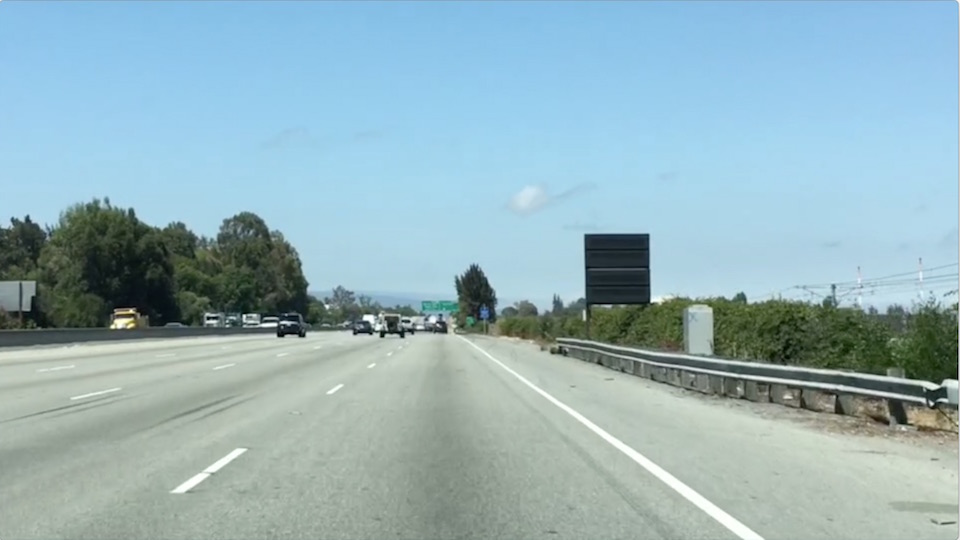
#> input picture test.jpg, 960 x 540 px
$ jupyter execute P0_Level1.ipynb   (shell and % lines are left out)   (text cells are left out)
#> lines starting #> are read from the running program, lines starting #| are printed output that depends on the picture; after the words box and inside, x2 and y2 are one past the last pixel; in counts of white or black regions, pixels touching at a corner belong together; pictures that were not available may be replaced by others from this repository, and a replacement may not be noted
[cell 1]
import matplotlib.pyplot as plt
import matplotlib.image as mpimg
import numpy as np
import cv2

[cell 2]
image = mpimg.imread('test.jpg')
#> image is the input picture: shape (540, 960, 3); mean R, G, B 149.4, 178.9, 186.3
print('This image is: ',type(image), 'with dimesions:', image.shape)
#| This image is:  <class 'numpy.ndarray'> with dimesions: (540, 960, 3)
plt.imshow(image)
fig = plt.gcf()
fig.canvas.manager.window.raise_()

[cell 3]
def colorSelect(image, white_low, white_high):
    lower_white = np.array(white_low, dtype=np.uint8)
    upper_white = np.array(white_high, dtype=np.uint8)
    selected = cv2.inRange(image, lower_white, upper_white)
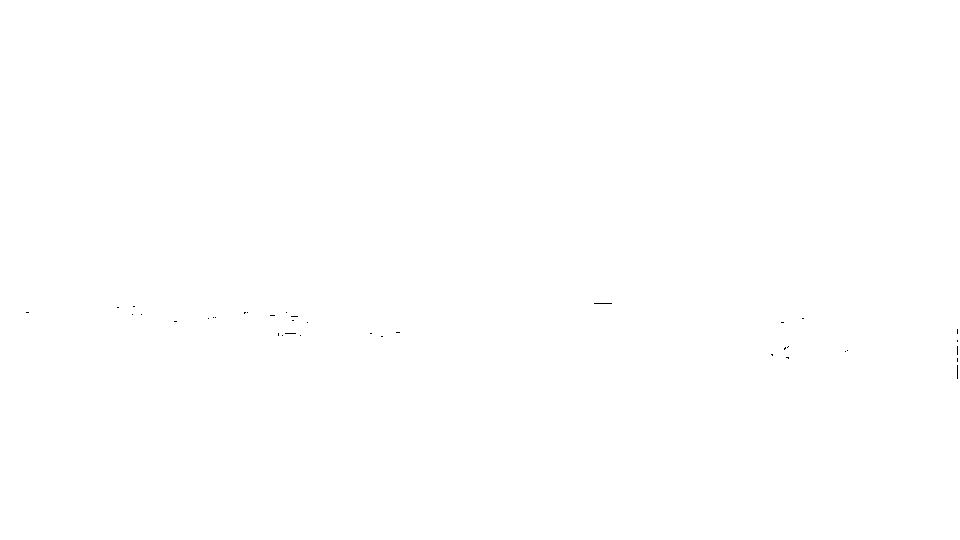
#> selected: shape (540, 960); 100% white; black in thin lines or dots, all inside (x1, y1, x2, y2) = (26, 303, 958, 379)
    return selected

lowWhiteThreshold = [1, 1, 1]
highWhiteThreshold = [255, 255, 255]
cselect = colorSelect(image, lowWhiteThreshold, highWhiteThreshold)
#cv2.imwrite('color_selected.jpg', cselect)
plt.imshow(cselect, cmap='Greys_r')
fig = plt.gcf()
fig.canvas.manager.window.raise_()

[cell 4]
def houghLinesP(imageCopy, cselected, rho, theta, threshold, minLineLength, maxLineGap):
#> called with rho = 1, theta = 0.0175, threshold = 1, minLineLength = 10, maxLineGap = 3
    lines = cv2.HoughLinesP(cselected, rho, theta, threshold, np.array([]),
                            minLineLength, maxLineGap)
#> lines = 960 rows, first 6: [166, 539, 166, 0], [915, 539, 915, 0], [373, 539, 373, 0], [603, 539, 603, 0], [771, 539, 771, 0], [376, 539, 376, 0]
    drawLane(imageCopy, lines)
    return lines, imageCopy

def drawLane(image, lines):
    if lines is not None:
        for line in lines:
            for x1,y1,x2,y2 in line:
                 cv2.line(image,(x1,y1),(x2,y2),(200,0,0),2)
#> this loop made 960 passes
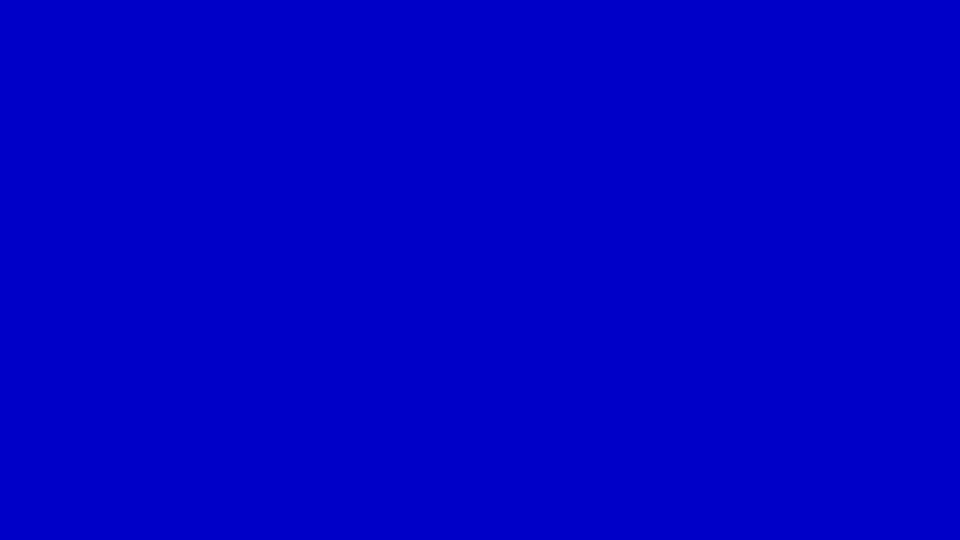
#> image: shape (540, 960, 3); mean of channels 0, 1, 2 200, 0, 0; drawn as B, G, R
    return

#we'll actually draw the lines onto a blank image, then coadd it to the original below
def blank(image):
    return np.zeros(image.shape, np.uint8)

#the Hough transform takes various parameters
#see the links above to learn more about what they do.
rho = 1
theta = np.pi/180
threshold = 1
minLineLength = 10
maxLineGap = 3

lines, lineImage = houghLinesP(blank(image), cselect, rho, theta, threshold, minLineLength, maxLineGap)
combo = cv2.addWeighted(image, 0.8, lineImage, 1, 0)

#cv2.imwrite('laneLines_firstPass.jpg', cv2.cvtColor(combo, cv2.COLOR_BGR2RGB))
plt.imshow(combo)
fig = plt.gcf()
fig.canvas.manager.window.raise_()

[cell 5]
def regionOfInterest(img, verts):

    mask = blank(img)
#> mask: shape (540, 960, 3); every value is 0
    if len(img.shape) > 2:
        channel_count = img.shape[2]  # i.e. 3 or 4 depending on your image
        ignore_mask_color = (255,)*channel_count
    else:
        ignore_mask_color = 255

    cv2.fillPoly(mask, verts, ignore_mask_color)
#> mask: shape (540, 960, 3); 44.2% white; 1 white region, box (x1, y1, x2, y2) and area: (0, 0, 960, 540) 228880
    masked_image = cv2.bitwise_and(img, mask)
    return masked_image


vertices = np.array([[(0,539), (959,400), (440,0)]], dtype=np.int32)
masked = regionOfInterest(image, vertices)
#cv2.imwrite('masked.jpg', cv2.cvtColor(masked, cv2.COLOR_BGR2RGB))

plt.imshow(masked)
fig = plt.gcf()
fig.canvas.manager.window.raise_()

[cell 6]
masked = regionOfInterest(cselect, vertices)
lines, lineImage = houghLinesP(blank(image), masked, rho, theta, threshold, minLineLength, maxLineGap)
#> in houghLinesP (call 2), `lines = cv2.HoughLinesP(cselected, rho, theta, threshold, np.array([])..`: lines = 940 rows, first 6: [682, 440, 682, 187], [408, 480, 408, 39], [301, 495, 301, 170], [519, 464, 519, 61], [446, 474, 446, 5], [560, 458, 560, 92]
#> the loop in drawLane (call 2), `for line in lines:` made 940 passes
#> after the loop in drawLane (call 2), `for line in lines:`:
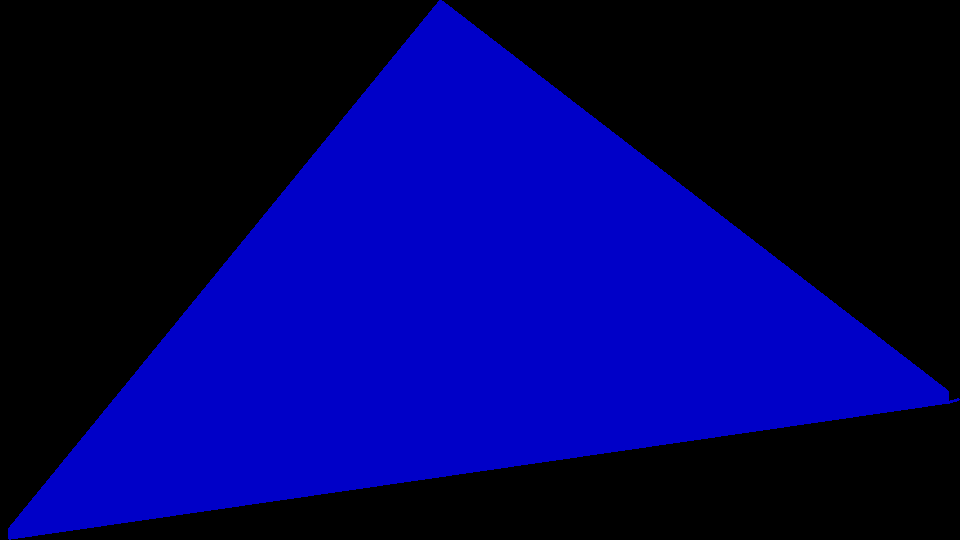
#> image: shape (540, 960, 3); mean of channels 0, 1, 2 89, 0, 0; drawn as B, G, R
combo = cv2.addWeighted(image, 0.75, lineImage, 1, 0)
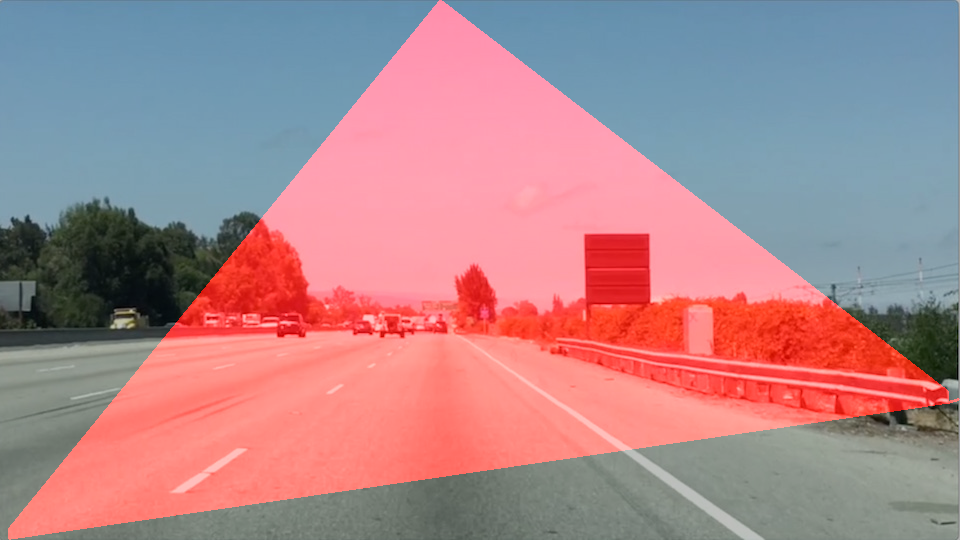
#> combo: shape (540, 960, 3); mean R, G, B 174.9, 134.1, 139.7
#cv2.imwrite('laneLines_secondPass.jpg', cv2.cvtColor(combo, cv2.COLOR_BGR2RGB))
plt.imshow(combo)
fig = plt.gcf()
fig.canvas.manager.window.raise_()

[cell 7]
def houghLinesPExtra(imageCopy, cselected, rho, theta, threshold, minLineLength, maxLineGap):
#> called with rho = 1, theta = 0.0175, threshold = 1, minLineLength = 10, maxLineGap = 3
    lines = cv2.HoughLinesP(cselected, rho, theta, threshold, np.array([]),
                            minLineLength, maxLineGap)
    drawLaneExtra(imageCopy, lines)
    return lines, imageCopy


def drawLaneExtra(image, lines):

    midpointx = vertices[0][2][0]
    rightX = []
    leftX = []
    rightY = []
    leftY = []
    slopeCut = 0.6
    if lines is not None:
        for line in lines:
            for x1,y1,x2,y2 in line:
                rise = float(y2 - y1)
                run = float(x2 - x1)
                if run != 0:
                    slope = rise/run
                    if slope > slopeCut and x1 > (midpointx-20) and x2 > (midpointx-20):
                        #identifying lane line segments on the right side of the frame
                        rightX.extend([x1, x2])
                        rightY.extend([y1, y2])
                    elif slope < -slopeCut and x1 < (midpointx+20) and x2 < (midpointx+20):
                        #identifying lane line segments on the left side of the frame
                        leftX.extend([x1, x2])
                        leftY.extend([y1, y2])
#> this loop made 940 passes
#> after the loop, leftX = []; leftY = []; rightX = []; rightY = []

        if leftX and leftY:
            fitLeft = np.polyfit(leftX, leftY, 1)
            startYleft = 0
            endYleft = image.shape[0]
            startXleft = int((startYleft - fitLeft[1]) / fitLeft[0])
            endXleft = int((endYleft - fitLeft[1]) / fitLeft[0])
            cv2.line(image,(startXleft,startYleft),(endXleft,endYleft),(255,0,0),10)

        if rightX and rightY:
            fitRight = np.polyfit(rightX, rightY, 1)
            startYright = 0
            endYright = image.shape[0]
            startXright = int((startYright - fitRight[1]) / fitRight[0])
            endXright = int((endYright - fitRight[1]) / fitRight[0])
            cv2.line(image,(startXright,startYright),(endXright,endYright),(255,0,0),10)

lines, lineImage = houghLinesPExtra(blank(image), masked, rho, theta,
                                    threshold, minLineLength, maxLineGap)
lineMasked = regionOfInterest(lineImage, vertices)
combo = cv2.addWeighted(image, 0.75, lineMasked, 1, 0)
#cv2.imwrite('laneLines_thirdPass.jpg', cv2.cvtColor(combo, cv2.COLOR_BGR2RGB))
plt.imshow(combo)
fig = plt.gcf()
fig.canvas.manager.window.raise_()

[cell 8]
cv2.startWindowThread()
cv2.namedWindow('Lane-Finding')
cap = cv2.VideoCapture('Highway_Driving.mp4')
count = 0
while cap.isOpened():
    count += 1
    ret, image = cap.read()
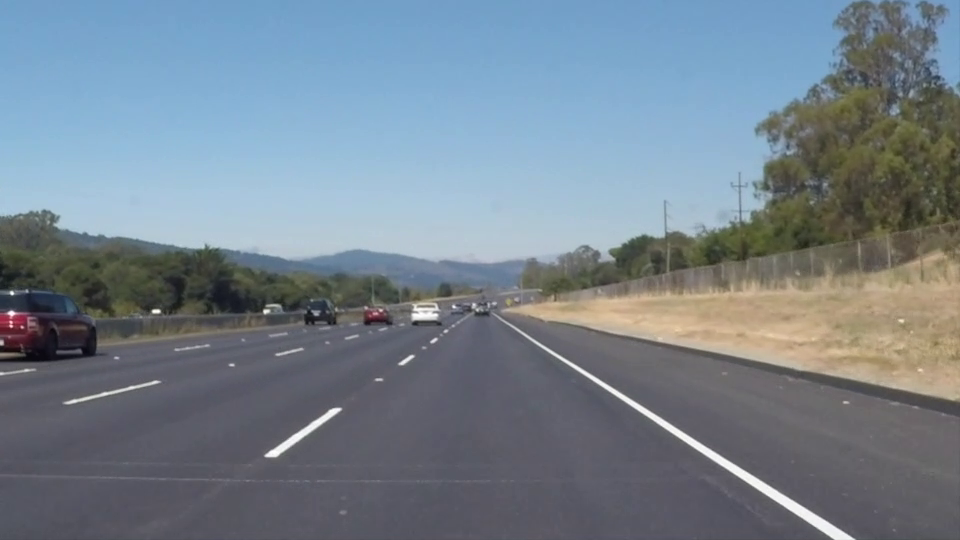
#> input picture frame 22 of solidWhiteRight.mp4, 960 x 540 px, given in place of Highway_Driving.mp4, which was not available
#> image is the input picture: shape (540, 960, 3); mean B, G, R 141.9, 130.7, 117.7
    if image is not None:
        cselect = colorSelect(image, lowWhiteThreshold, highWhiteThreshold)
        masked = regionOfInterest(cselect, vertices)
        lines, lineImage = houghLinesPExtra(blank(image), masked, rho, theta,
                                            threshold, minLineLength, maxLineGap)
#> in houghLinesPExtra (call 2), `lines = cv2.HoughLinesP(cselected, rho, theta, threshold, np.array([])..`: lines = 938 rows, first 6: [624, 449, 624, 142], [389, 483, 389, 62], [383, 483, 383, 70], [102, 524, 102, 414], [184, 512, 184, 313], [564, 457, 564, 96]
#> the loop in drawLaneExtra (call 2), `for line in lines:` made 938 passes
        lineMasked = regionOfInterest(lineImage, vertices)
        combo = cv2.addWeighted(image, 0.75, cv2.cvtColor(lineMasked, cv2.COLOR_BGR2RGB), 1, 0)
        cv2.imshow('Lane-Finding',combo)
    else:
        break

    k = cv2.waitKey(30) & 0xff
#> (key Esc is pressed here)
    if k == 27 :
        break

cap.release()
cv2.destroyAllWindows()

[cell 9]
image = mpimg.imread('test2.jpg')
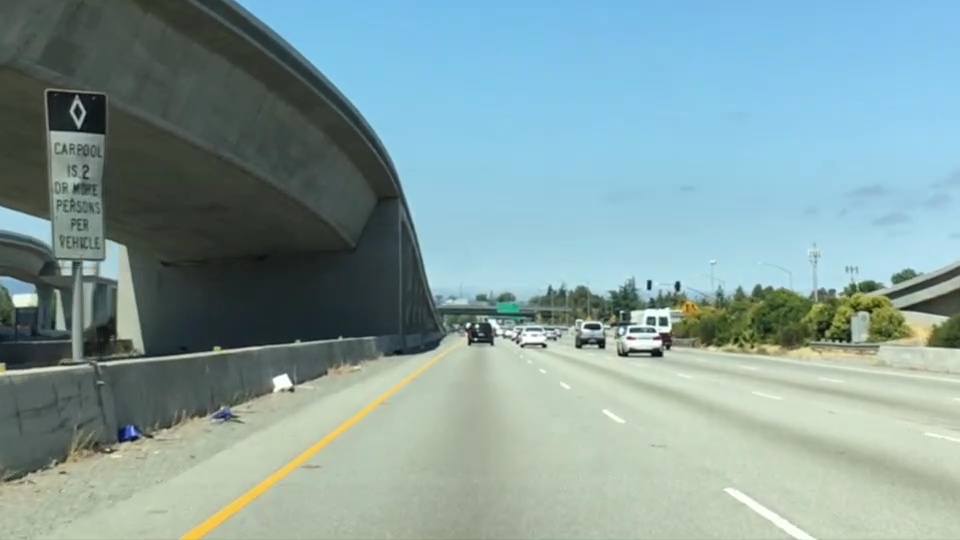
#> input picture test2.jpg, 960 x 540 px
#> image is the input picture: shape (540, 960, 3); mean R, G, B 132.5, 158.6, 158.3

cselect = colorSelect(image, lowWhiteThreshold, highWhiteThreshold)
vertices = vertices #might want to change this!
masked = regionOfInterest(image, vertices)
#> in regionOfInterest (call 6), `masked_image = cv2.bitwise_and(img, mask)`:
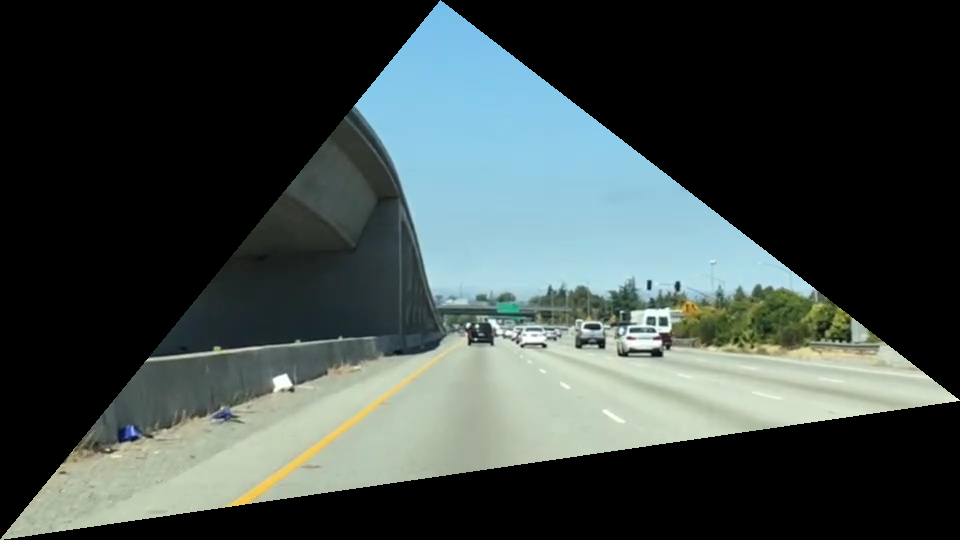
#> masked_image: shape (540, 960, 3); mean R, G, B 61.6, 72, 69.9

plt.imshow(masked)
fig = plt.gcf()
fig.canvas.manager.window.raise_()

[cell 10]
masked = regionOfInterest(cselect, vertices)
lines, lineImage = houghLinesPExtra(blank(image), masked, rho, theta,
                                    threshold, minLineLength, maxLineGap)
#> in houghLinesPExtra (call 3), `lines = cv2.HoughLinesP(cselected, rho, theta, threshold, np.array([])..`: lines = 938 rows, first 6: [449, 474, 449, 7], [382, 484, 382, 71], [502, 466, 502, 48], [687, 439, 687, 190], [387, 483, 387, 65], [87, 526, 87, 432]
lineMasked = regionOfInterest(lineImage, vertices)
combo = cv2.addWeighted(image, 0.75, lineMasked, 1, 0)
plt.imshow(combo)#, cmap = 'Greys_r')
fig = plt.gcf()
fig.canvas.manager.window.raise_()

[cell 11]
gray = cv2.cvtColor(image,cv2.COLOR_BGR2GRAY)
print('Grayscale image is: ',type(gray), 'with dimesions:', gray.shape)
#| Grayscale image is:  <class 'numpy.ndarray'> with dimesions: (540, 960)
#cv2.imwrite('grayScale.jpg', gray)
plt.imshow(gray, cmap='Greys_r')
fig = plt.gcf()
fig.canvas.manager.window.raise_()

[cell 12]
def grayViaHLS(img):
    hls = cv2.cvtColor(img,cv2.COLOR_BGR2HLS)
#> hls: shape (540, 960, 3); mean of channels 0, 1, 2 48, 148, 79.7
    hlsGray = np.uint8(np.sum(hls, axis=2)/3)
    return hlsGray

hlsGray = grayViaHLS(image)
#cv2.imwrite('hlsGray.jpg', hlsGray)
plt.imshow(hlsGray, cmap='Greys_r')
fig = plt.gcf()
fig.canvas.manager.window.raise_()

[cell 13]
kernelSize = 5
blurGray = cv2.GaussianBlur(hlsGray,(kernelSize, kernelSize),0)

lowerThresh = 50
upperThresh = 150
apSize = 3
edges = cv2.Canny(blurGray, lowerThresh, upperThresh, apertureSize = apSize)
#> edges: shape (540, 960); 0.92% white in thin lines or dots
#cv2.imwrite('edges.jpg', edges)
plt.imshow(edges, cmap='Greys_r')
fig = plt.gcf()
fig.canvas.manager.window.raise_()

[cell 14]
masked = regionOfInterest(edges, vertices)
lines, lineImage = houghLinesPExtra(blank(image), masked, rho, theta,
                                    threshold, minLineLength, maxLineGap)
#> in houghLinesPExtra (call 4), `lines = cv2.HoughLinesP(cselected, rho, theta, threshold, np.array([])..`: lines = 65 rows, first 6: [524, 336, 544, 337], [656, 330, 666, 331], [655, 317, 668, 314], [555, 332, 567, 330], [237, 498, 313, 446], [150, 357, 212, 351]
lineMasked = regionOfInterest(lineImage, vertices)
combo = cv2.addWeighted(image, 0.75, lineMasked, 1, 0)
#cv2.imwrite('laneLines_fourthPass.jpg', cv2.cvtColor(combo, cv2.COLOR_BGR2RGB))
plt.imshow(combo)#, cmap = 'Greys_r')
fig = plt.gcf()
fig.canvas.manager.window.raise_()

[cell 15]
cv2.startWindowThread()
cv2.namedWindow('Lane-Finding')
cap = cv2.VideoCapture('yellowLeft.mp4')

while cap.isOpened():

    ret, image = cap.read()
    if image is not None:
        hlsGray = grayViaHLS(image)
        blurGray = cv2.GaussianBlur(hlsGray,(kernelSize, kernelSize), 0)
        edges = cv2.Canny(blurGray, lowerThresh, upperThresh, apertureSize = apSize)
#> edges: shape (540, 960); 0.71% white in thin lines or dots
        masked = regionOfInterest(edges, vertices)
        lines, lineImage = houghLinesPExtra(blank(image), masked, rho, theta,
                                            threshold, minLineLength, maxLineGap)
#> in houghLinesPExtra (call 5), `lines = cv2.HoughLinesP(cselected, rho, theta, threshold, np.array([])..`: lines = 53 rows, first 6: [658, 416, 678, 428], [391, 305, 401, 306], [589, 377, 609, 392], [306, 435, 324, 421], [832, 384, 846, 387], [635, 409, 658, 424]
#> the loop in drawLaneExtra (call 5), `for line in lines:` made 53 passes
#> after the loop in drawLaneExtra (call 5), `for line in lines:`: leftX = [306, 324, 299, 311, 281, 302, 305, 319, 398, 408, 403, 413, 270, 295]; leftY = [435, 421, 432, 422, 452, 436, 428, 418, 363, 356, 364, 357, 450, 434]; rightX = [589, 609, 635, 658, 513, 523, 507, 517, 575, 599, 526, 539, 535, 549, 566, 585]; rightY = [377, 392, 409, 424, 328, 336, 293, 301, 368, 385, 333, 343, 339, 349, 363, 376]
#> in drawLaneExtra (call 5), `fitLeft = np.polyfit(leftX, leftY, 1)`: fitLeft = [-0.694, 641.8]
#> in drawLaneExtra (call 5), `startXleft = int((startYleft - fitLeft[1]) / fitLeft[0])`: startXleft = 924
#> in drawLaneExtra (call 5), `endXleft = int((endYleft - fitLeft[1]) / fitLeft[0])`: endXleft = 146
#> in drawLaneExtra (call 5), `fitRight = np.polyfit(rightX, rightY, 1)`: fitRight = [0.773, -78.56]
#> in drawLaneExtra (call 5), `startXright = int((startYright - fitRight[1]) / fitRight[0])`: startXright = 101
#> in drawLaneExtra (call 5), `endXright = int((endYright - fitRight[1]) / fitRight[0])`: endXright = 800
#> in drawLaneExtra (call 5), `cv2.line(image,(startXright,startYright),(endXright,endYright),(255,0,..`:
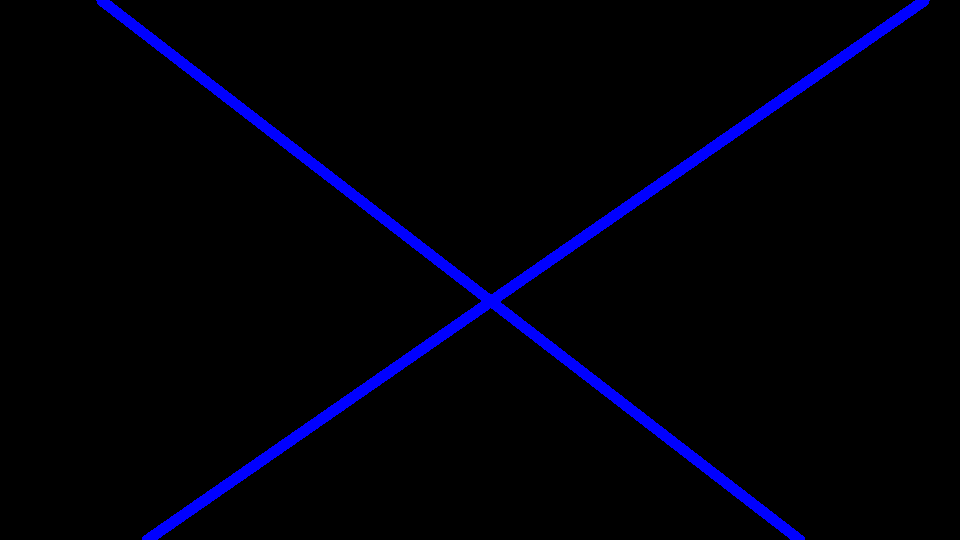
#> image: shape (540, 960, 3); mean of channels 0, 1, 2 9.7, 0, 0; drawn as B, G, R
        lineMasked = regionOfInterest(lineImage, vertices)
        combo = cv2.addWeighted(image, 0.75, cv2.cvtColor(lineMasked, cv2.COLOR_BGR2RGB), 1, 0)
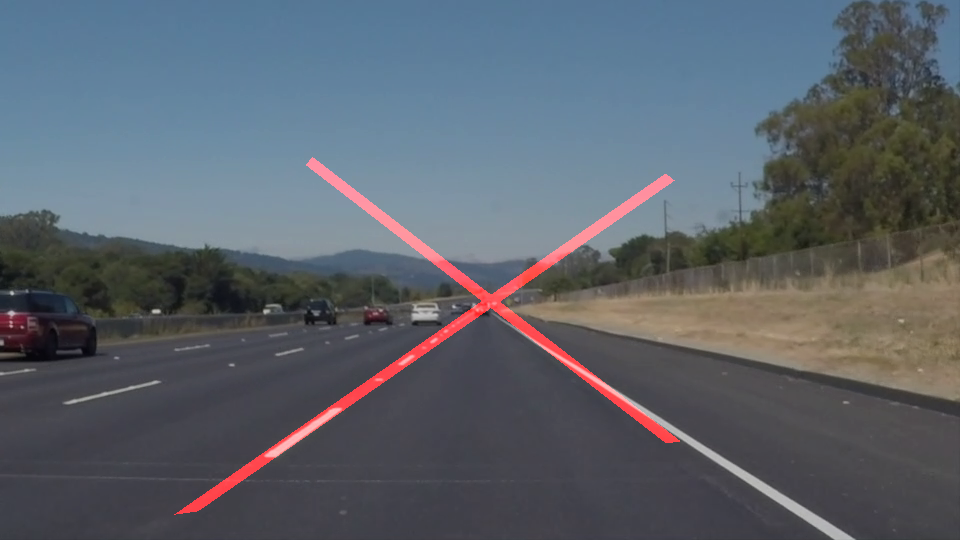
#> combo: shape (540, 960, 3); mean B, G, R 106.5, 98, 91.6
        cv2.imshow('Lane-Finding',combo)
    else:
        break

    k = cv2.waitKey(30) & 0xff
#> (key Esc is pressed here)
    if k == 27 :
        break

cap.release()
cv2.destroyAllWindows()
